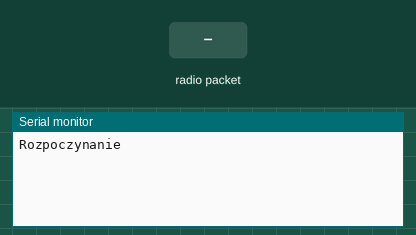
Simulated run of this sketch. Board: Arduino Uno, built with avr-gcc and run on an emulated ATmega328P. Parts: the last lines printed to the serial monitor. Inputs (shaded band) come from the test bench. No radio packets arrive unless stated.

Above: at 1.2 s.
1.3 s: radio packet "1" arrives
At 2.1 s:
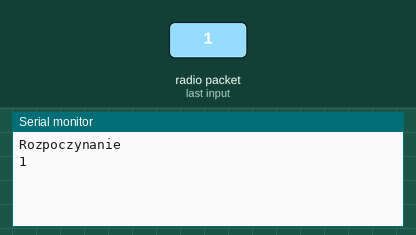
2.8 s: radio packet "0" arrives
At 3.2 s:
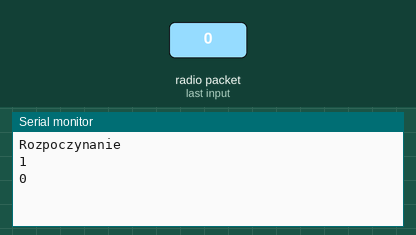
4.3 s: radio packet "2" arrives
At 5.6 s:
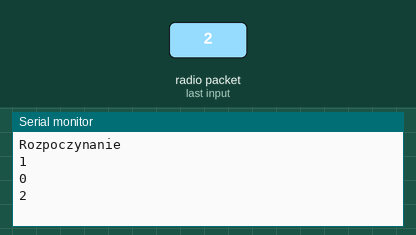

Measured:
- after the input at 1.3 s, the serial monitor: prints a new line at once (image 1)
- after the input at 2.8 s, the serial monitor: prints a new line at once (image 2)
- after the input at 4.3 s, the serial monitor: prints a new line at once (image 3)

The sketch:

odbiornik.ino
```cpp
#include <SPI.h>
#include <nRF24L01.h>
#include <RF24.h>

RF24 radio(7, 8);

const byte rxAddr[6] = "00001";

void setup()
{
  while (!Serial);
  Serial.begin(250000);

  radio.begin();
  radio.openReadingPipe(0, rxAddr);

  radio.startListening();
  Serial.println("Rozpoczynanie");
}

void loop()
{
  if (radio.available())
  {
    char text[32] = {0};
    radio.read(&text, sizeof(text));

    Serial.println(text);
  }
}
```
